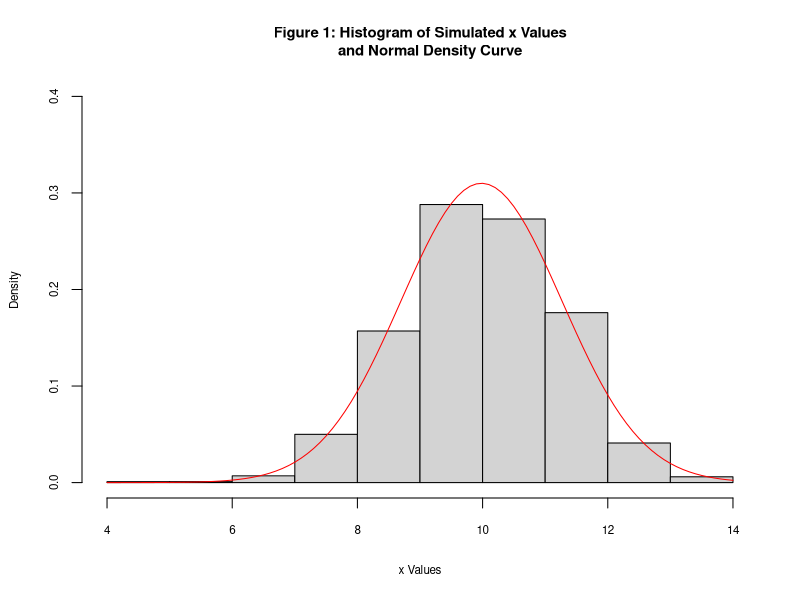

Write R code to recreate this figure.
## ---- chunk 1
births <- c(.4777, .4875, .4859, .4754, .4874, .4864, .4813, .4787, .4895, .4797, .4876, 
            .4859, .4857, .4907, .5010, .4903, .4860, .4911, .4871, .4725, .4822, .4870, 
            .4823, .4973)

# Standard deviation of the proportions
sd(births)

# Expected standard deviation
(expected <- sqrt(mean(births) * (1 - mean(births)) * (1/3900)))
## ---- chunk 2
# Test statistic
print(chi.squared.statistic <- (23 * (0.0064)^2)/(0.008^2))

# Critical values
c(qchisq(0.025, 23), qchisq(0.975, 23))
## ---- chunk 3
set.seed(100) # For replication
xvals <- NULL # Empty vector to add simulated values of x into

# Creating the 1000 simulations of x
for(i in 1:1000){
  xvals <- c(xvals, sum(runif(20, min=0, max=1)))
}

par(mfrow=c(1,1)) # Plotting parameters
h <- hist(xvals, plot=FALSE) # Characteristics of the histogram
ylim1 <- range(0, h$density, dnorm(0)) # Setting range of y values for histogram

# Plotting histogram
hist(xvals, freq=FALSE, ylim=ylim1, main="Figure 1: Histogram of Simulated x Values
     and Normal Density Curve", xlab="x Values", cex.lab=0.7, cex.main=0.9, cex.axis=0.7)
# Overplotting normal density
curve(dnorm(x, mean=mean(xvals), sd=sd(xvals)), add=TRUE, col="red")
